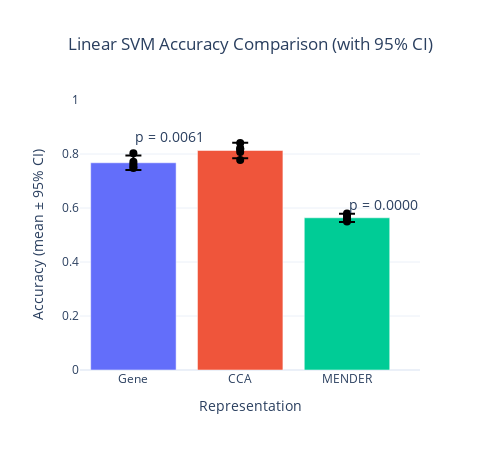
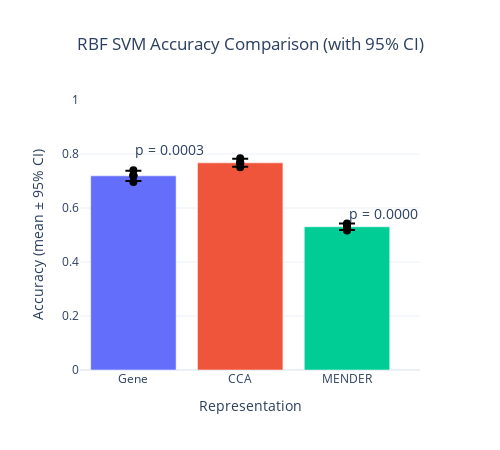
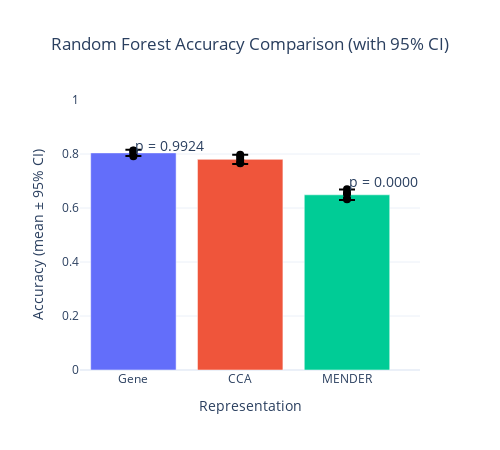

These figures' notebook cell, in order:
### Code cell
# from other code
import plotly.graph_objects as go
import scipy.stats as st
from scipy import stats

data = [scores_linear_svc_gene, scores_linear_svc_cca, scores_linear_svc_mender]
labels = ['Gene', 'CCA', 'MENDER']
colors = ['#1f77b4', '#d62728', '#2ca02c']  # blue, red, green

for clf_name, score in scores.items():    # Prepare data
    data = [score[0], score[1], score[2]]
    labels = ['Gene', 'CCA', 'MENDER']
    colors = ['#1f77b4', '#d62728', '#2ca02c']  # blue, red, green

    # Calculate 95% confidence intervals for each group
    def mean_ci(data, confidence=0.95):
        n = len(data)
        m = np.mean(data)
        se = st.sem(data)
        h = se * st.t.ppf((1 + confidence) / 2., n-1)
        return m, h

    means = []
    cis = []
    for arr in [score[0], score[1], score[2]]:
        m, h = mean_ci(arr)
        means.append(m)
        cis.append(h)

    bar_names = ['Gene', 'CCA', 'MENDER']

    fig = go.Figure(
        data=[
            go.Bar(
                x=bar_names,
                y=means,
                error_y=dict(type='data', array=cis, visible=True, color='black', thickness=2, width=8),
                marker_color=['#636EFA', '#EF553B', '#00CC96'],
                showlegend=False
            )
        ]
    )

    # Add individual data points
    all_data_points = [score[0], score[1], score[2]]
    for i, arr in enumerate(all_data_points):
        fig.add_trace(
            go.Scatter(
                x=[bar_names[i]] * len(arr),
                y=arr,
                mode='markers',
                marker=dict(color='black', size=8),
                name='Data points',
                showlegend=False
            )
        )

    fig.add_annotation(
        x='Gene',
        y=means[1] + 0.05,
        text=f"p = {one_sided_t_test(score[1], score[0]):.4f}",
        showarrow=False,
        font=dict(size=14),
        xanchor='left'
    )
    fig.add_annotation(
        x='MENDER',
        y=means[2] + 0.05,
        text=f"p = {one_sided_t_test(score[1], score[2]):.4f}",
        showarrow=False,
        font=dict(size=14),
        xanchor='left'
    )

    fig.update_layout(
        title={'text': f'{clf_name} Accuracy Comparison (with 95% CI)', 'x': 0.5, 'xanchor': 'center'},
        yaxis_title='Accuracy (mean ± 95% CI)',
        xaxis_title='Representation',
        yaxis=dict(range=[0, 1]),
        template='plotly_white',
        width=500,
        height=450
    )
    fig.show()

### Figure 1 — Plotly figure (JSON) as saved in the notebook; plotly's stock layout.template omitted (floating-point values rounded to 4 significant figures)
{"data": [{"error_y": {"array": [0.02676, 0.02855, 0.01528], "color": "black", "thickness": 2, "type": "data", "visible": true, "width": 8}, "marker": {"color": ["#636EFA", "#EF553B", "#00CC96"]}, "showlegend": false, "x": ["Gene", "CCA", "MENDER"], "y": [0.7675, 0.813, 0.5638], "type": "bar"}, {"marker": {"color": "black", "size": 8}, "mode": "markers", "name": "Data points", "showlegend": false, "x": ["Gene", "Gene", "Gene", "Gene", "Gene"], "y": [0.7531, 0.7624, 0.7479, 0.7717, 0.8025], "type": "scatter"}, {"marker": {"color": "black", "size": 8}, "mode": "markers", "name": "Data points", "showlegend": false, "x": ["CCA", "CCA", "CCA", "CCA", "CCA"], "y": [0.8213, 0.8171, 0.8079, 0.7779, 0.8407], "type": "scatter"}, {"marker": {"color": "black", "size": 8}, "mode": "markers", "name": "Data points", "showlegend": false, "x": ["MENDER", "MENDER", "MENDER", "MENDER", "MENDER"], "y": [0.5723, 0.5795, 0.5496, 0.5548, 0.5626], "type": "scatter"}], "layout": {"annotations": [{"font": {"size": 14}, "showarrow": false, "text": "p = 0.0061", "x": "Gene", "xanchor": "left", "y": 0.863}, {"font": {"size": 14}, "showarrow": false, "text": "p = 0.0000", "x": "MENDER", "xanchor": "left", "y": 0.6138}], "title": {"text": "Linear SVM Accuracy Comparison (with 95% CI)", "x": 0.5, "xanchor": "center"}, "yaxis": {"title": {"text": "Accuracy (mean ± 95% CI)"}, "range": [0, 1]}, "xaxis": {"title": {"text": "Representation"}}, "width": 500, "height": 450}}

### Figure 2 — Plotly figure (JSON) as saved in the notebook; plotly's stock layout.template omitted (floating-point values rounded to 4 significant figures)
{"data": [{"error_y": {"array": [0.01912, 0.01468, 0.01215], "color": "black", "thickness": 2, "type": "data", "visible": true, "width": 8}, "marker": {"color": ["#636EFA", "#EF553B", "#00CC96"]}, "showlegend": false, "x": ["Gene", "CCA", "MENDER"], "y": [0.7192, 0.7673, 0.5305], "type": "bar"}, {"marker": {"color": "black", "size": 8}, "mode": "markers", "name": "Data points", "showlegend": false, "x": ["Gene", "Gene", "Gene", "Gene", "Gene"], "y": [0.7211, 0.7397, 0.719, 0.6963, 0.7198], "type": "scatter"}, {"marker": {"color": "black", "size": 8}, "mode": "markers", "name": "Data points", "showlegend": false, "x": ["CCA", "CCA", "CCA", "CCA", "CCA"], "y": [0.7707, 0.7645, 0.7665, 0.751, 0.7839], "type": "scatter"}, {"marker": {"color": "black", "size": 8}, "mode": "markers", "name": "Data points", "showlegend": false, "x": ["MENDER", "MENDER", "MENDER", "MENDER", "MENDER"], "y": [0.5258, 0.5424, 0.5351, 0.5165, 0.5326], "type": "scatter"}], "layout": {"annotations": [{"font": {"size": 14}, "showarrow": false, "text": "p = 0.0003", "x": "Gene", "xanchor": "left", "y": 0.8173}, {"font": {"size": 14}, "showarrow": false, "text": "p = 0.0000", "x": "MENDER", "xanchor": "left", "y": 0.5805}], "title": {"text": "RBF SVM Accuracy Comparison (with 95% CI)", "x": 0.5, "xanchor": "center"}, "yaxis": {"title": {"text": "Accuracy (mean ± 95% CI)"}, "range": [0, 1]}, "xaxis": {"title": {"text": "Representation"}}, "width": 500, "height": 450}}

### Figure 3 — Plotly figure (JSON) as saved in the notebook; plotly's stock layout.template omitted (floating-point values rounded to 4 significant figures)
{"data": [{"error_y": {"array": [0.01166, 0.01727, 0.01934], "color": "black", "thickness": 2, "type": "data", "visible": true, "width": 8}, "marker": {"color": ["#636EFA", "#EF553B", "#00CC96"]}, "showlegend": false, "x": ["Gene", "CCA", "MENDER"], "y": [0.8041, 0.7801, 0.6489], "type": "bar"}, {"marker": {"color": "black", "size": 8}, "mode": "markers", "name": "Data points", "showlegend": false, "x": ["Gene", "Gene", "Gene", "Gene", "Gene"], "y": [0.7913, 0.813, 0.8068, 0.7975, 0.8118], "type": "scatter"}, {"marker": {"color": "black", "size": 8}, "mode": "markers", "name": "Data points", "showlegend": false, "x": ["CCA", "CCA", "CCA", "CCA", "CCA"], "y": [0.7655, 0.7975, 0.78, 0.7676, 0.7901], "type": "scatter"}, {"marker": {"color": "black", "size": 8}, "mode": "markers", "name": "Data points", "showlegend": false, "x": ["MENDER", "MENDER", "MENDER", "MENDER", "MENDER"], "y": [0.6539, 0.6694, 0.6343, 0.6322, 0.6546], "type": "scatter"}], "layout": {"annotations": [{"font": {"size": 14}, "showarrow": false, "text": "p = 0.9924", "x": "Gene", "xanchor": "left", "y": 0.8301}, {"font": {"size": 14}, "showarrow": false, "text": "p = 0.0000", "x": "MENDER", "xanchor": "left", "y": 0.6989}], "title": {"text": "Random Forest Accuracy Comparison (with 95% CI)", "x": 0.5, "xanchor": "center"}, "yaxis": {"title": {"text": "Accuracy (mean ± 95% CI)"}, "range": [0, 1]}, "xaxis": {"title": {"text": "Representation"}}, "width": 500, "height": 450}}
